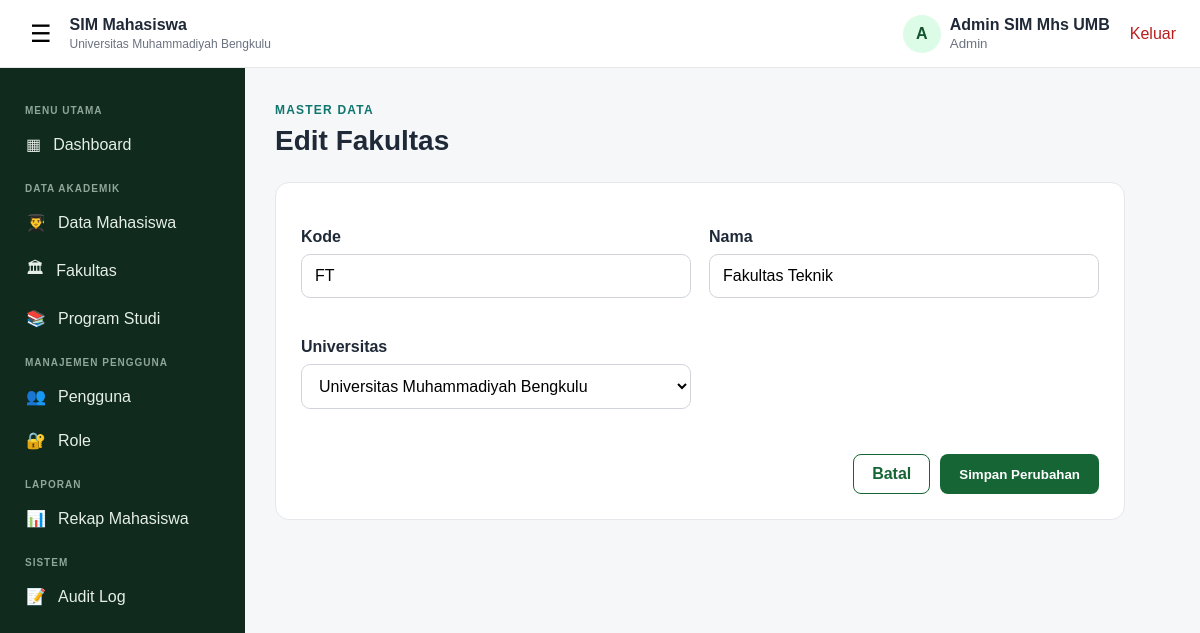
The page /sim_mahasiswa_rbac_role_crud/fakultas_edit.php?id=1 (signed in) on the database its author committed.
### tables this page shows
CREATE TABLE `fakultas` (
  `id_fakultas` bigint(20) UNSIGNED NOT NULL,
  `id_universitas` bigint(20) UNSIGNED NOT NULL,
  `kode_fakultas` varchar(20) NOT NULL,
  `nama_fakultas` varchar(200) NOT NULL,
  `created_at` timestamp NOT NULL DEFAULT current_timestamp(),
  `updated_at` timestamp NOT NULL DEFAULT current_timestamp() ON UPDATE current_timestamp()
);

CREATE TABLE `universitas` (
  `id_universitas` bigint(20) UNSIGNED NOT NULL,
  `kode_universitas` varchar(20) NOT NULL,
  `nama_universitas` varchar(200) NOT NULL,
  `slogan` varchar(255) DEFAULT NULL,
  `alamat` text DEFAULT NULL,
  `kota` varchar(100) DEFAULT NULL,
  `provinsi` varchar(100) DEFAULT NULL,
  `kode_pos` varchar(10) DEFAULT NULL,
  `website` varchar(255) DEFAULT NULL,
  `email` varchar(150) DEFAULT NULL,
  `telepon` varchar(50) DEFAULT NULL,
  `created_at` timestamp NOT NULL DEFAULT current_timestamp(),
  `updated_at` timestamp NOT NULL DEFAULT current_timestamp() ON UPDATE current_timestamp()
);

### sim_mahasiswa_rbac_role_crud/app_helpers.php (called while the page is built, shortened)
<?php
function e($value): string {
    return htmlspecialchars((string)$value, ENT_QUOTES, 'UTF-8');
}
function get_id($name='id'): int {
    $id=filter_input(INPUT_GET,$name,FILTER_VALIDATE_INT);
    return $id ? (int)$id : 0;
}

### sim_mahasiswa_rbac_role_crud/fakultas_edit.php (the view)
<?php require_once 'auth_check.php';require_once '../koneksi.php';require_once 'app_helpers.php';wajib_role(['ADMIN']);$id=get_id();$st=mysqli_prepare($koneksi,"SELECT * FROM fakultas WHERE id_fakultas=?");mysqli_stmt_bind_param($st,'i',$id);mysqli_stmt_execute($st);$d=mysqli_fetch_assoc(mysqli_stmt_get_result($st));mysqli_stmt_close($st);if(!$d)die('Data tidak ditemukan.');$error='';if($_SERVER['REQUEST_METHOD']==='POST'){csrf_verify();$old=$d;$d['kode_fakultas']=strtoupper(trim($_POST['kode_fakultas']??''));$d['nama_fakultas']=trim($_POST['nama_fakultas']??'');$d['id_universitas']=(int)$_POST['id_universitas'];if(!$d['kode_fakultas']||!$d['nama_fakultas'])$error='Data wajib diisi.';if(!$error){$st=mysqli_prepare($koneksi,"UPDATE fakultas SET id_universitas=?,kode_fakultas=?,nama_fakultas=? WHERE id_fakultas=?");mysqli_stmt_bind_param($st,'issi',$d['id_universitas'],$d['kode_fakultas'],$d['nama_fakultas'],$id);if(mysqli_stmt_execute($st)){audit_log($koneksi,(int)$_SESSION['id_pengguna'],'fakultas',(string)$id,'UPDATE',$old,$d);flash('success','Fakultas berhasil diperbarui.');redirect_to('fakultas.php');}$error='Gagal memperbarui.';mysqli_stmt_close($st);}}$u=mysqli_query($koneksi,"SELECT id_universitas,nama_universitas FROM universitas ORDER BY nama_universitas");?><!doctype html><html lang="id"><head><meta charset="utf-8"><meta name="viewport" content="width=device-width,initial-scale=1"><title>Edit Fakultas</title><link rel="stylesheet" href="style.css"></head><body class="app-body"><?php include 'topbar.php';include 'sideleftbar.php';?><main class="main-content"><div class="page-heading"><span class="eyebrow">MASTER DATA</span><h1>Edit Fakultas</h1></div><?php if($error):?><div class="alert alert-danger"><?=e($error)?></div><?php endif;?><div class="dashboard-panel form-panel"><form method="post"><div class="form-grid"><div class="form-group"><label>Kode</label><input name="kode_fakultas" required value="<?=e($d['kode_fakultas'])?>"></div><div class="form-group"><label>Nama</label><input name="nama_fakultas" required value="<?=e($d['nama_fakultas'])?>"></div><div class="form-group"><label>Universitas</label><select name="id_universitas"><?php while($x=mysqli_fetch_assoc($u)):?><option value="<?=$x['id_universitas']?>" <?=$d['id_universitas']==$x['id_universitas']?'selected':''?>><?=e($x['nama_universitas'])?></option><?php endwhile;?></select></div></div><div class="form-actions"><a class="btn btn-outline" href="fakultas.php">Batal</a><button class="btn btn-primary">Simpan Perubahan</button></div><?=csrf_field()?></form></div></main><script src="script.js"></script></body></html>

### sim_mahasiswa_rbac_role_crud/style.css (style rules this page uses)
* { box-sizing: border-box; }
:root { --primary: #166534; --primary-dark: #14532d; --secondary: #0f766e; --text: #1f2937; --muted: #6b7280; --border: #e5e7eb; --bg: #f5f7f9; --white: #ffffff; --danger: #b91c1c; --sidebar: #102a1d; }
body { margin: 0; font-family: Arial, Helvetica, sans-serif; color: var(--text); background: var(--bg); }
a { text-decoration: none; color: inherit; }
.btn { display: inline-flex; align-items: center; justify-content: center; border: 1px solid transparent; border-radius: 8px; padding: 10px 18px; font-weight: 600; cursor: pointer; }
.btn-primary { background: var(--primary); color: #fff; }
.btn-outline { border-color: var(--primary); color: var(--primary); background: #fff; }
.eyebrow { color: var(--secondary); font-size: 12px; font-weight: 800; letter-spacing: 1.2px; }
.form-group { margin: 20px 0; }
.form-group label { display: block; font-weight: 600; margin-bottom: 8px; }
.form-group input { width: 100%; padding: 13px 14px; border: 1px solid #d1d5db; border-radius: 8px; font-size: 15px; }
.app-body { min-height: 100vh; }
.main-content { margin-left: 245px; padding: 100px 30px 40px; min-height: 100vh; }
.page-heading { margin-bottom: 25px; }
.page-heading h1 { margin: 7px 0; font-size: 28px; }
.dashboard-panel { background: #fff; border: 1px solid var(--border); border-radius: 14px; margin-top: 25px; }
.form-panel { padding: 25px; max-width: 850px; }
.form-actions { display: flex; justify-content: flex-end; gap: 10px; margin-top: 25px; }
.btn { position:relative;overflow:hidden;transition:transform .2s ease,box-shadow .2s ease,background .2s ease,border-color .2s ease }
.btn::after { content:"";position:absolute;width:0;height:0;border-radius:50%;background:rgba(255,255,255,.28);left:50%;top:50%;transform:translate(-50%,-50%);transition:width .35s ease,height .35s ease }
.dashboard-panel { overflow:hidden }
.form-panel { padding:25px }
.form-grid { display:grid;grid-template-columns:repeat(2,minmax(0,1fr));gap:0 18px }
.form-group textarea,.form-group select,.form-group input { width:100%;padding:12px 13px;border:1px solid #d1d5db;border-radius:9px;font:inherit;background:#fff;transition:border-color .2s,box-shadow .2s,transform .2s }
.form-actions { display:flex;gap:10px;justify-content:flex-end;margin-top:25px }
.main-content { animation:pageFade .45s ease }

### rows shown on the page
fakultas: kode_fakultas "FT", nama_fakultas "Fakultas Teknik", id_universitas "Universitas Muhammadiyah Bengkulu"

### other values the page prints
substr($namaPengguna, 0, 1) "A"
$namaPengguna "Admin SIM Mhs UMB"
$namaRole "Admin"
